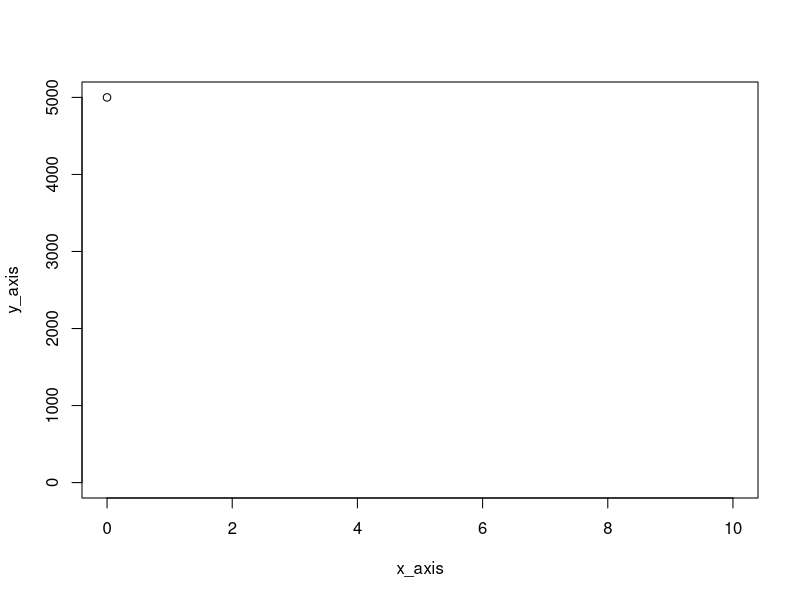
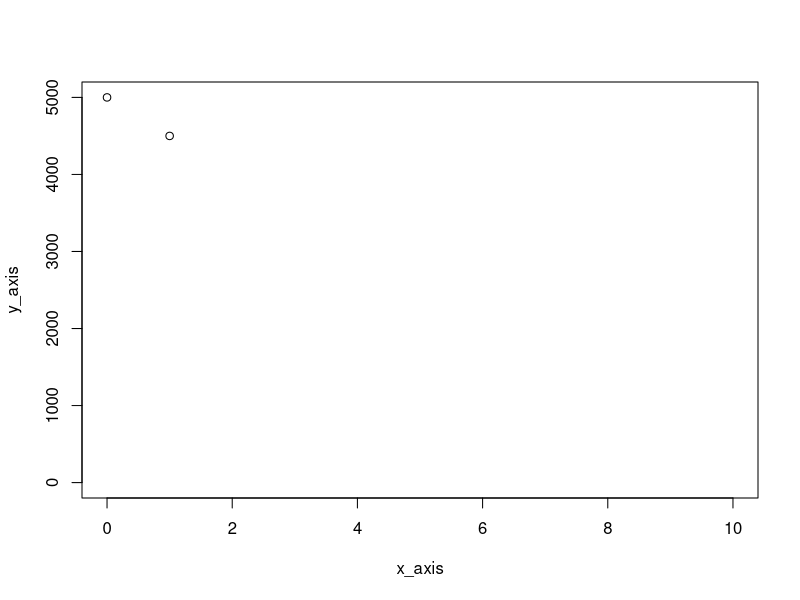
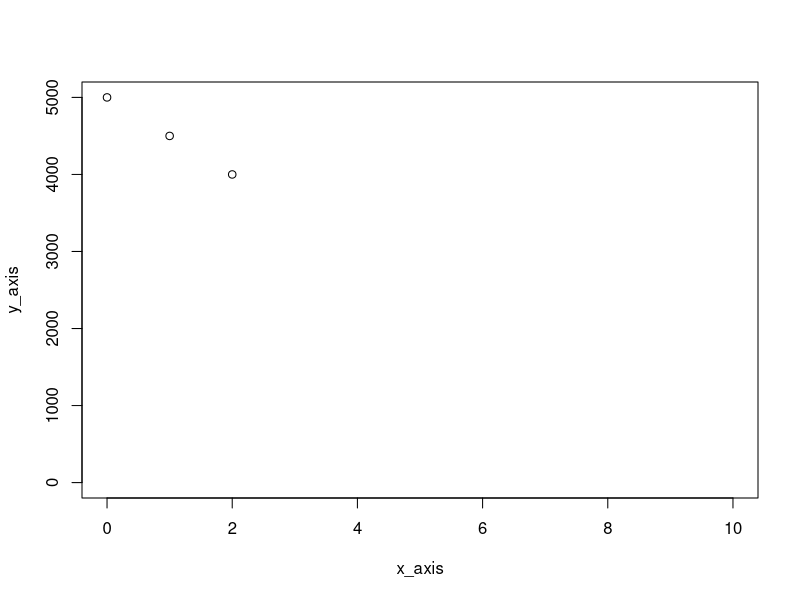
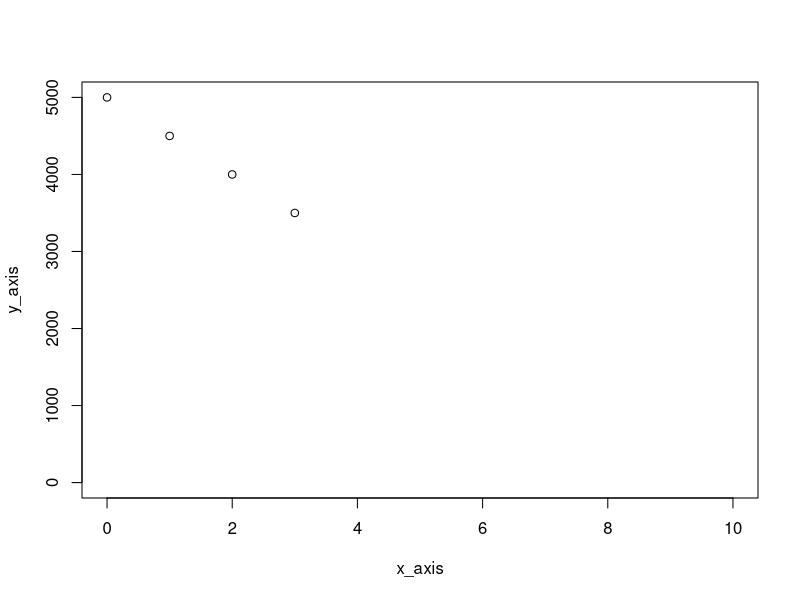
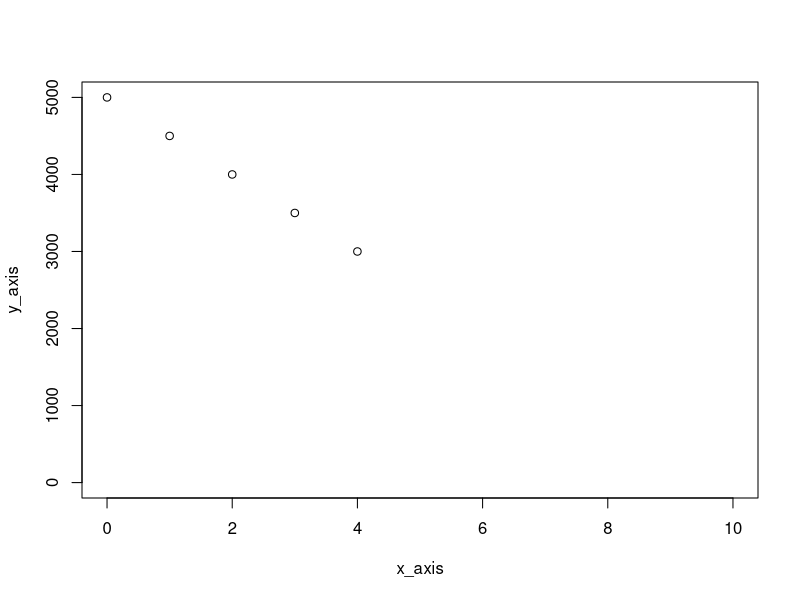
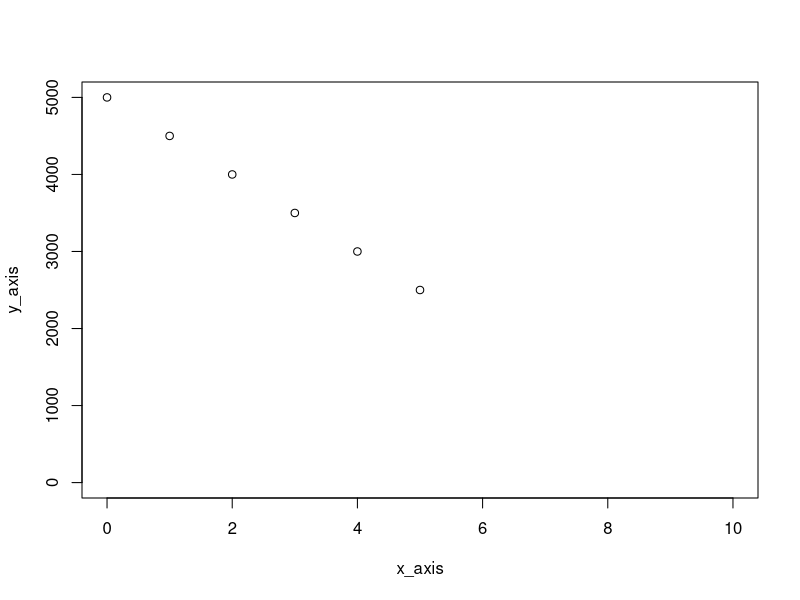
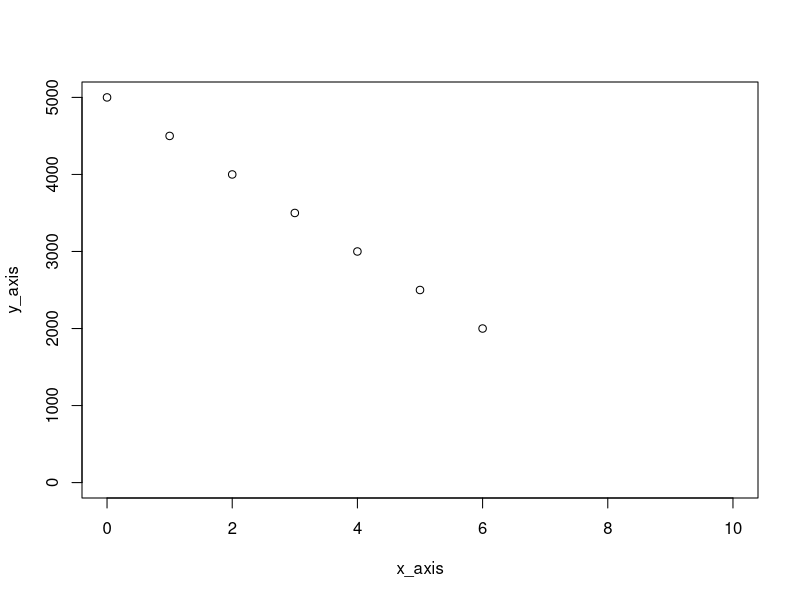
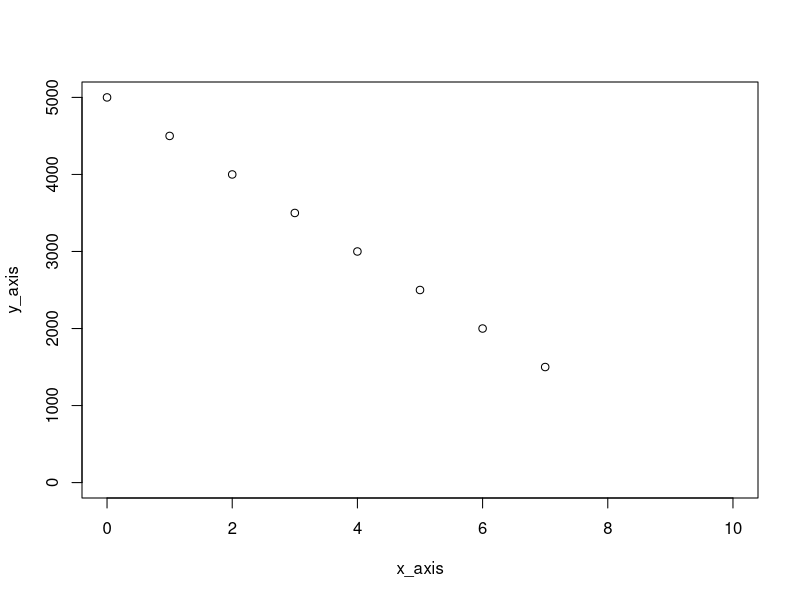

Here is the R script that generated these plots, in order:
stock_price <- 52.1
repeat {
	stock_price <- stock_price * runif(1,.99, 1.01)
	print(stock_price)

	if(stock_price > 52.5){
		print("Stock price is above 52.5! Sell!")
		break
	}
}

#loop n.2:
stock_price <- 126.34

repeat {
  stock_price <- stock_price * runif(1, .985, 1.01)
  print(stock_price)
  
  if(stock_price < 124.5) { # 125
    print("Stock price is below 124.5! Buy it while it's cheap!")
    break
  }
}



#loop n.3: (not random)
stock_price <- 67.55

repeat {
  stock_price <- stock_price * .995
  print(stock_price)
  
  if(stock_price < 66) {
    print("Stock price is below 66! Buy it while it's cheap!")
    print(stock_price)
    break
  }
  print(stock_price)
  
}


#loop n.4: while
stock_price <- 52.1

#restrict top-down; before: top-up.
while(stock_price <= 52.5 ) {
  stock_price <- stock_price * runif(1,.99, 1.01)
  print(stock_price)
}
print("Stock price is above 52.5! Sell!")






#debt reduction over months with a plot
debt <- 5000
#counter
i <- 0
# plot data
x_axis <- i
y_axis <- debt

plot(x_axis, y_axis, xlim = c(0,10), ylim = c(0,5000))

while (debt > 0) {

  debt <- debt - 500
  i <- i + 1

  x_axis <- c(x_axis, i)
  y_axis <- c(y_axis, debt)
  
  plot(x_axis, y_axis, xlim = c(0,10), ylim = c(0,5000))
}